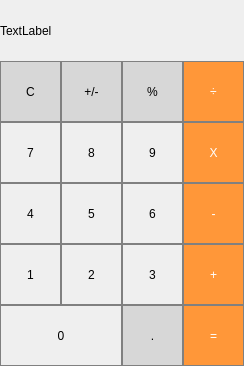
<?xml version="1.0" encoding="UTF-8"?>
<ui version="4.0">
 <class>MainWindow</class>
 <widget class="QMainWindow" name="MainWindow">
  <property name="geometry">
   <rect>
    <x>0</x>
    <y>0</y>
    <width>244</width>
    <height>366</height>
   </rect>
  </property>
  <property name="windowTitle">
   <string>MainWindow</string>
  </property>
  <widget class="QWidget" name="centralwidget">
   <widget class="QLabel" name="label">
    <property name="geometry">
     <rect>
      <x>0</x>
      <y>0</y>
      <width>244</width>
      <height>61</height>
     </rect>
    </property>
    <property name="styleSheet">
     <string notr="true">QLabel {
  qproperty-alignment: 'AlignVCenter | AlignRight';
  border: 1px solid gray;
}

background-color : white;</string>
    </property>
    <property name="text">
     <string>TextLabel</string>
    </property>
   </widget>
   <widget class="QPushButton" name="pushButton_clear">
    <property name="geometry">
     <rect>
      <x>0</x>
      <y>61</y>
      <width>61</width>
      <height>61</height>
     </rect>
    </property>
    <property name="styleSheet">
     <string notr="true">

QPushButton {
  background-color: rgb(215, 215, 215);
  border: 1px solid gray;
}
QPushButton:pressed {
    background-color: qlineargradient(x1: 0, y1: 0, x2: 0, y2: 1,
                                      stop: 0 #BEBEBE, stop: 1 #D7D7D7);
}</string>
    </property>
    <property name="text">
     <string>C</string>
    </property>
   </widget>
   <widget class="QPushButton" name="pushButton_plusMinus">
    <property name="geometry">
     <rect>
      <x>61</x>
      <y>61</y>
      <width>61</width>
      <height>61</height>
     </rect>
    </property>
    <property name="styleSheet">
     <string notr="true">

QPushButton {
  background-color: rgb(215, 215, 215);
  border: 1px solid gray;
}
QPushButton:pressed {
    background-color: qlineargradient(x1: 0, y1: 0, x2: 0, y2: 1,
                                      stop: 0 #BEBEBE, stop: 1 #D7D7D7);
}</string>
    </property>
    <property name="text">
     <string>+/-</string>
    </property>
   </widget>
   <widget class="QPushButton" name="pushButton_percent">
    <property name="geometry">
     <rect>
      <x>122</x>
      <y>61</y>
      <width>61</width>
      <height>61</height>
     </rect>
    </property>
    <property name="styleSheet">
     <string notr="true">

QPushButton {
  background-color: rgb(215, 215, 215);
  border: 1px solid gray;
}
QPushButton:pressed {
    background-color: qlineargradient(x1: 0, y1: 0, x2: 0, y2: 1,
                                      stop: 0 #BEBEBE, stop: 1 #D7D7D7);
}</string>
    </property>
    <property name="text">
     <string>%</string>
    </property>
   </widget>
   <widget class="QPushButton" name="pushButton_devide">
    <property name="geometry">
     <rect>
      <x>183</x>
      <y>61</y>
      <width>61</width>
      <height>61</height>
     </rect>
    </property>
    <property name="styleSheet">
     <string notr="true">QPushButton {
  background-color: rgb(255, 151, 57);
  color: white; 
  border: 1px solid gray;
}

QPushButton:pressed {
    background-color: qlineargradient(x1: 0, y1: 0, x2: 0, y2: 1,
                                      stop: 0 #FF7832, stop: 1 #FF9739);
}</string>
    </property>
    <property name="text">
     <string>÷</string>
    </property>
   </widget>
   <widget class="QPushButton" name="pushButton_9">
    <property name="geometry">
     <rect>
      <x>122</x>
      <y>122</y>
      <width>61</width>
      <height>61</height>
     </rect>
    </property>
    <property name="styleSheet">
     <string notr="true">QPushButton {
   border: 1px solid gray;
}
QPushButton:pressed {
    background-color: qlineargradient(x1: 0, y1: 0, x2: 0, y2: 1,
                                      stop: 0 #dadbde, stop: 1 #f6f7fa);
}</string>
    </property>
    <property name="text">
     <string>9</string>
    </property>
   </widget>
   <widget class="QPushButton" name="pushButton_7">
    <property name="geometry">
     <rect>
      <x>0</x>
      <y>122</y>
      <width>61</width>
      <height>61</height>
     </rect>
    </property>
    <property name="styleSheet">
     <string notr="true">QPushButton {
   border: 1px solid gray;
}
QPushButton:pressed {
    background-color: qlineargradient(x1: 0, y1: 0, x2: 0, y2: 1,
                                      stop: 0 #dadbde, stop: 1 #f6f7fa);
}</string>
    </property>
    <property name="text">
     <string>7</string>
    </property>
   </widget>
   <widget class="QPushButton" name="pushButton_multiply">
    <property name="geometry">
     <rect>
      <x>183</x>
      <y>122</y>
      <width>61</width>
      <height>61</height>
     </rect>
    </property>
    <property name="styleSheet">
     <string notr="true">QPushButton {
  background-color: rgb(255, 151, 57);
  color: white; 
  border: 1px solid gray;
}

QPushButton:pressed {
    background-color: qlineargradient(x1: 0, y1: 0, x2: 0, y2: 1,
                                      stop: 0 #FF7832, stop: 1 #FF9739);
}</string>
    </property>
    <property name="text">
     <string>X</string>
    </property>
   </widget>
   <widget class="QPushButton" name="pushButton_8">
    <property name="geometry">
     <rect>
      <x>61</x>
      <y>122</y>
      <width>61</width>
      <height>61</height>
     </rect>
    </property>
    <property name="styleSheet">
     <string notr="true">QPushButton {
   border: 1px solid gray;
}
QPushButton:pressed {
    background-color: qlineargradient(x1: 0, y1: 0, x2: 0, y2: 1,
                                      stop: 0 #dadbde, stop: 1 #f6f7fa);
}</string>
    </property>
    <property name="text">
     <string>8</string>
    </property>
   </widget>
   <widget class="QPushButton" name="pushButton_6">
    <property name="geometry">
     <rect>
      <x>122</x>
      <y>183</y>
      <width>61</width>
      <height>61</height>
     </rect>
    </property>
    <property name="styleSheet">
     <string notr="true">QPushButton {
   border: 1px solid gray;
}
QPushButton:pressed {
    background-color: qlineargradient(x1: 0, y1: 0, x2: 0, y2: 1,
                                      stop: 0 #dadbde, stop: 1 #f6f7fa);
}</string>
    </property>
    <property name="text">
     <string>6</string>
    </property>
   </widget>
   <widget class="QPushButton" name="pushButton_4">
    <property name="geometry">
     <rect>
      <x>0</x>
      <y>183</y>
      <width>61</width>
      <height>61</height>
     </rect>
    </property>
    <property name="styleSheet">
     <string notr="true">QPushButton {
   border: 1px solid gray;
}
QPushButton:pressed {
    background-color: qlineargradient(x1: 0, y1: 0, x2: 0, y2: 1,
                                      stop: 0 #dadbde, stop: 1 #f6f7fa);
}</string>
    </property>
    <property name="text">
     <string>4</string>
    </property>
   </widget>
   <widget class="QPushButton" name="pushButton_minus">
    <property name="geometry">
     <rect>
      <x>183</x>
      <y>183</y>
      <width>61</width>
      <height>61</height>
     </rect>
    </property>
    <property name="styleSheet">
     <string notr="true">QPushButton {
  background-color: rgb(255, 151, 57);
  color: white; 
  border: 1px solid gray;
}

QPushButton:pressed {
    background-color: qlineargradient(x1: 0, y1: 0, x2: 0, y2: 1,
                                      stop: 0 #FF7832, stop: 1 #FF9739);
}</string>
    </property>
    <property name="text">
     <string>-</string>
    </property>
   </widget>
   <widget class="QPushButton" name="pushButton_5">
    <property name="geometry">
     <rect>
      <x>61</x>
      <y>183</y>
      <width>61</width>
      <height>61</height>
     </rect>
    </property>
    <property name="styleSheet">
     <string notr="true">QPushButton {
   border: 1px solid gray;
}
QPushButton:pressed {
    background-color: qlineargradient(x1: 0, y1: 0, x2: 0, y2: 1,
                                      stop: 0 #dadbde, stop: 1 #f6f7fa);
}</string>
    </property>
    <property name="text">
     <string>5</string>
    </property>
   </widget>
   <widget class="QPushButton" name="pushButton_3">
    <property name="geometry">
     <rect>
      <x>122</x>
      <y>244</y>
      <width>61</width>
      <height>61</height>
     </rect>
    </property>
    <property name="styleSheet">
     <string notr="true">QPushButton {
   border: 1px solid gray;
}
QPushButton:pressed {
    background-color: qlineargradient(x1: 0, y1: 0, x2: 0, y2: 1,
                                      stop: 0 #dadbde, stop: 1 #f6f7fa);
}</string>
    </property>
    <property name="text">
     <string>3</string>
    </property>
   </widget>
   <widget class="QPushButton" name="pushButton_1">
    <property name="geometry">
     <rect>
      <x>0</x>
      <y>244</y>
      <width>61</width>
      <height>61</height>
     </rect>
    </property>
    <property name="styleSheet">
     <string notr="true">QPushButton {
   border: 1px solid gray;
}
QPushButton:pressed {
    background-color: qlineargradient(x1: 0, y1: 0, x2: 0, y2: 1,
                                      stop: 0 #dadbde, stop: 1 #f6f7fa);
}</string>
    </property>
    <property name="text">
     <string>1</string>
    </property>
   </widget>
   <widget class="QPushButton" name="pushButton_add">
    <property name="geometry">
     <rect>
      <x>183</x>
      <y>244</y>
      <width>61</width>
      <height>61</height>
     </rect>
    </property>
    <property name="styleSheet">
     <string notr="true">QPushButton {
  background-color: rgb(255, 151, 57);
  color: white; 
  border: 1px solid gray;
}

QPushButton:pressed {
    background-color: qlineargradient(x1: 0, y1: 0, x2: 0, y2: 1,
                                      stop: 0 #FF7832, stop: 1 #FF9739);
}</string>
    </property>
    <property name="text">
     <string>+</string>
    </property>
   </widget>
   <widget class="QPushButton" name="pushButton_2">
    <property name="geometry">
     <rect>
      <x>61</x>
      <y>244</y>
      <width>61</width>
      <height>61</height>
     </rect>
    </property>
    <property name="styleSheet">
     <string notr="true">QPushButton {
   border: 1px solid gray;
}
QPushButton:pressed {
    background-color: qlineargradient(x1: 0, y1: 0, x2: 0, y2: 1,
                                      stop: 0 #dadbde, stop: 1 #f6f7fa);
}</string>
    </property>
    <property name="text">
     <string>2</string>
    </property>
   </widget>
   <widget class="QPushButton" name="pushButton_0">
    <property name="geometry">
     <rect>
      <x>0</x>
      <y>305</y>
      <width>122</width>
      <height>61</height>
     </rect>
    </property>
    <property name="styleSheet">
     <string notr="true">QPushButton {
   border: 1px solid gray;
}
QPushButton:pressed {
    background-color: qlineargradient(x1: 0, y1: 0, x2: 0, y2: 1,
                                      stop: 0 #dadbde, stop: 1 #f6f7fa);
}</string>
    </property>
    <property name="text">
     <string>0</string>
    </property>
   </widget>
   <widget class="QPushButton" name="pushButton_equals">
    <property name="geometry">
     <rect>
      <x>183</x>
      <y>305</y>
      <width>61</width>
      <height>61</height>
     </rect>
    </property>
    <property name="styleSheet">
     <string notr="true">QPushButton {
  background-color: rgb(255, 151, 57);
  color: white; 
  border: 1px solid gray;
}

QPushButton:pressed {
    background-color: qlineargradient(x1: 0, y1: 0, x2: 0, y2: 1,
                                      stop: 0 #FF7832, stop: 1 #FF9739);
}</string>
    </property>
    <property name="text">
     <string>=</string>
    </property>
   </widget>
   <widget class="QPushButton" name="pushButton_decimal">
    <property name="geometry">
     <rect>
      <x>122</x>
      <y>305</y>
      <width>61</width>
      <height>61</height>
     </rect>
    </property>
    <property name="styleSheet">
     <string notr="true">

QPushButton {
  background-color: rgb(215, 215, 215);
  border: 1px solid gray;
}
QPushButton:pressed {
    background-color: qlineargradient(x1: 0, y1: 0, x2: 0, y2: 1,
                                      stop: 0 #BEBEBE, stop: 1 #D7D7D7);
}</string>
    </property>
    <property name="text">
     <string>.</string>
    </property>
   </widget>
  </widget>
 </widget>
 <resources/>
 <connections/>
</ui>
